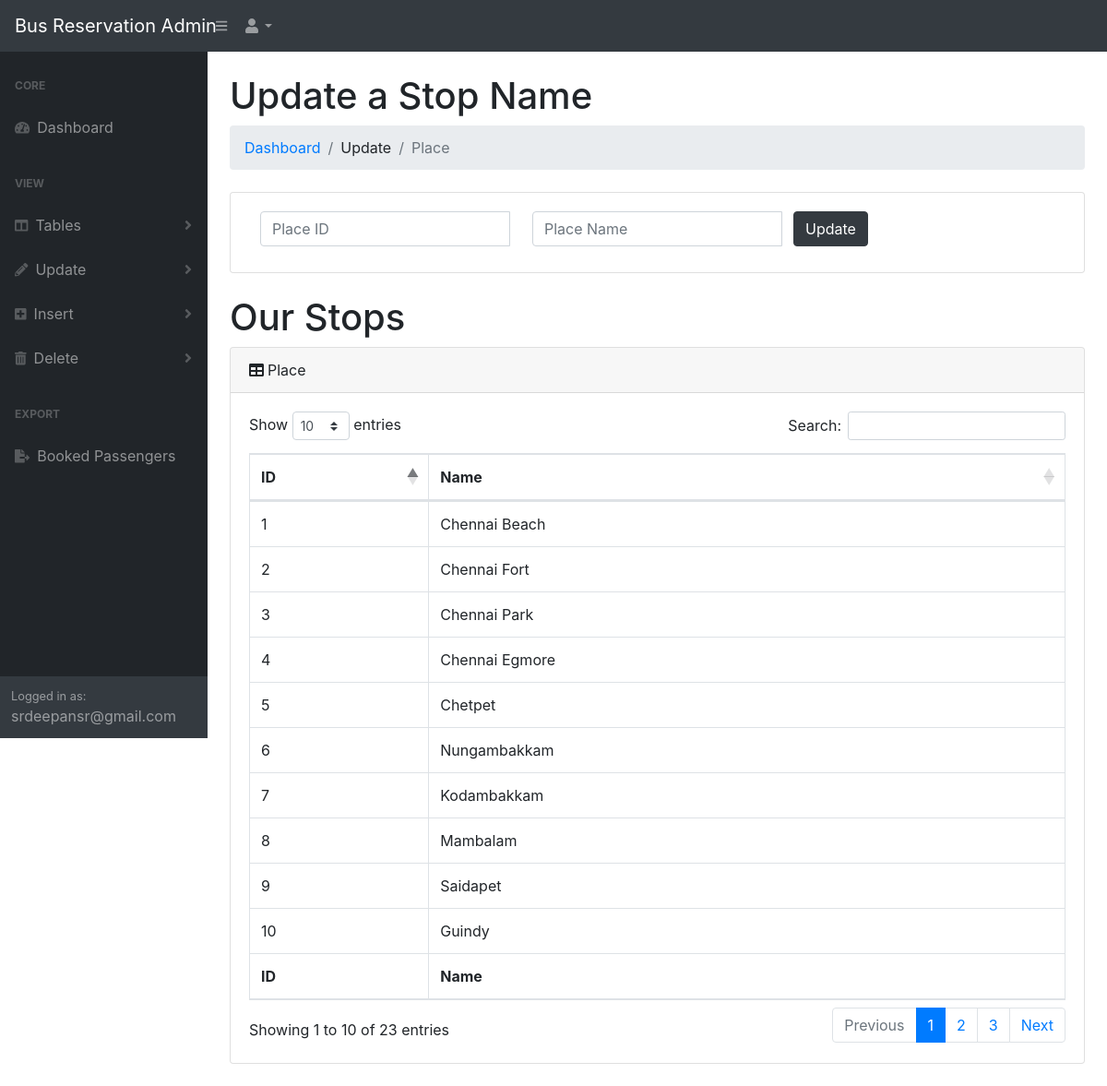
The app's page /admin/dist/placeu.php (signed in) with its own data.
### tables this page shows
CREATE TABLE `place` (
  `id` int(30) NOT NULL,
  `name` varchar(200) NOT NULL
);

### admin/dist/placeu.php (the view, shortened to what this page needs)
<!DOCTYPE html>
<html lang="en">
    <head>
        <link href="css/styles.css" rel="stylesheet" />
        <link href="https://cdn.datatables.net/1.10.20/css/dataTables.bootstrap4.min.css" rel="stylesheet" />
    </head>
    <body class="sb-nav-fixed">
        <nav class="sb-topnav navbar navbar-expand navbar-dark bg-dark">
            <a class="navbar-brand" href="bookingv.php
">Bus Reservation Admin</a><button class="btn btn-link btn-sm order-1 order-lg-0" id="sidebarToggle" href="#"><i class="fas fa-bars"></i></button
            >
            <ul class="navbar-nav ml-auto ml-md-0">
                <li class="nav-item dropdown">
                    <a class="nav-link dropdown-toggle" id="userDropdown" href="#" role="button" data-toggle="dropdown" aria-haspopup="true" aria-expanded="false"><i class="fas fa-user fa-fw"></i></a>
                </li>
            </ul>
        </nav>
        <div id="layoutSidenav">
            <div id="layoutSidenav_nav">
                <nav class="sb-sidenav accordion sb-sidenav-dark" id="sidenavAccordion">
                    <div class="sb-sidenav-menu">
                        <div class="nav">
                            <div class="sb-sidenav-menu-heading">Core</div>
                            <a class="nav-link" href="bookingv.php
"
                                ><div class="sb-nav-link-icon"><i class="fas fa-tachometer-alt"></i></div>
                                Dashboard
                            </a>
                            <div class="sb-sidenav-menu-heading">View</div>
                            <a class="nav-link collapsed" href="#" data-toggle="collapse" data-target="#collapseLayouts" aria-expanded="false" aria-controls="collapseLayouts">
                                <div class="sb-nav-link-icon"><i class="fas fa-columns"></i></div>
                                Tables
                                <div class="sb-sidenav-collapse-arrow"><i class="fas fa-angle-down"></i></div>
                            </a>
                            <a class="nav-link collapsed" href="#" data-toggle="collapse" data-target="#collapsePages" aria-expanded="false" aria-controls="collapsePages"
                                ><div class="sb-nav-link-icon"><i class="fas fa-pencil-alt"></i></div>
                                Update
                                <div class="sb-sidenav-collapse-arrow"><i class="fas fa-angle-down"></i></div
                            ></a>
                            <a class="nav-link collapsed" href="#" data-toggle="collapse" data-target="#collapsePages1" aria-expanded="false" aria-controls="collapsePages">
                                <div class="sb-nav-link-icon"><i class="fas fa-plus-square"></i></div>
                                Insert
                                <div class="sb-sidenav-collapse-arrow"><i class="fas fa-angle-down"></i></div>
                            </a>
                            <a class="nav-link collapsed" href="#" data-toggle="collapse" data-target="#collapsePages11" aria-expanded="false" aria-controls="collapsePages">
                                <div class="sb-nav-link-icon"><i class="fas fa-trash-alt"></i></div>
                                Delete
                                <div class="sb-sidenav-collapse-arrow"><i class="fas fa-angle-down"></i></div>
                            </a>
                            <div class="sb-sidenav-menu-heading">Export</div>
                            <a class="nav-link" href="exporting.php">
                                <div class="sb-nav-link-icon"><i class="fas fa-file-export"></i></div>
                                Booked Passengers</a>
                        </div>
                    </div>
                    <div class="sb-sidenav-footer">
                        <div class="small">Logged in as:</div>
                        <?php echo $_SESSION["emailid"];?>
                    </div>
                </nav>
            </div>
            <div id="layoutSidenav_content">
                <main>
                    <div class="container-fluid">
                    <h1 class="mt-4">Update a Stop Name</h1>
                    <ol class="breadcrumb mb-4">
                            <li class="breadcrumb-item"><a href="bookingv.php
">Dashboard</a></li>
                            <li class="breadcrumb-item">Update</a></li>
                            <li class="breadcrumb-item active">Place</li>
                        </ol>
                    <div class="card mb-4">
                            <div class="card-body">
                            <form class="form-inline needs-validation" id="fupform" method="POST" novalidate>
                            <div class="input-group mb-2 col-md-4">
                            <input list="emailll" class="form-control" id="placeid" name="placeid" placeholder="Place ID" required>
                                  </div>
                               <div class="input-group mb-2 col-md-4">
                               <input list="Text" class="form-control" id="pname" name="pname" placeholder="Place Name" required>
                                  </div>
                                  <button type="submit" id="submit" name= "submit" class="btn btn-dark mb-2">Update</button>
                       </form>
                            </div>
                        </div>
                        <h1 class="mt-4">Our Stops</h1>
                        <div class="card mb-4">
                            <div class="card-header"><i class="fas fa-table mr-1"></i>Place</div>
                            <div class="card-body">
                                <div class="table-responsive">
                                    <table class="table table-bordered" id="dataTable" width="100%" cellspacing="0">
                                        <thead>
                                        <tr>
                                                <th>ID</th>
                                                <th>Name</th>
                                            </tr>
                                        </thead>
                                        <tfoot>
                                            <tr>
                                            <th>ID</th>
                                                <th>Name</th>
                                            </tr>
                                        </tfoot>
                                        <tbody>
                                            <?php
$dbhost = 'localhost';
$dbuser = 'root';
$dbpass = '';
$dbname = 'qTVuzqyMJn';
$conn = mysqli_connect($dbhost, $dbuser, $dbpass, $dbname);
$sql = "SELECT * FROM `place`";
$result = $conn->query($sql);
if ($result->num_rows > 0) {
while($row = $result->fetch_assoc()) {
    echo "<tr>" ;
    echo " <td>".$row["id"]."</td>";
    echo " <td>".$row["name"]."</td></tr>";
}
echo "</table> </tbody>
</table>
</div>
</div>
</div>";
}
else {
    echo "No Records";
}
?>
                                </div>
                            </div>
                        </div>
    </body>
</html>

### records on screen
place: id "1", name "Chennai Beach"
place: id "2", name "Chennai Fort"
place: id "3", name "Chennai Park"
place: id "4", name "Chennai Egmore"
place: id "5", name "Chetpet"
place: id "6", name "Nungambakkam"
place: id "7", name "Kodambakkam"
place: id "8", name "Mambalam"
place: id "9", name "Saidapet"
place: id "10", name "Guindy"

### other values on screen
$_SESSION["emailid"] "srdeepansr@gmail.com"
